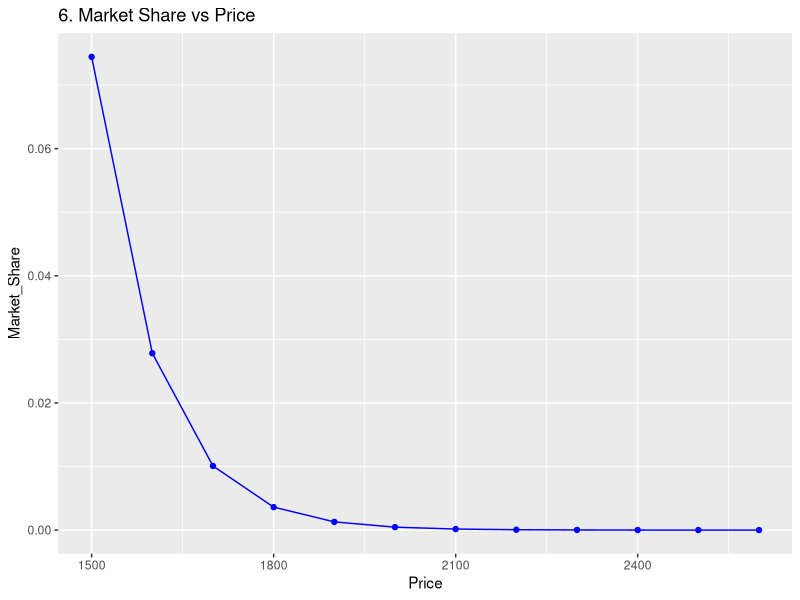
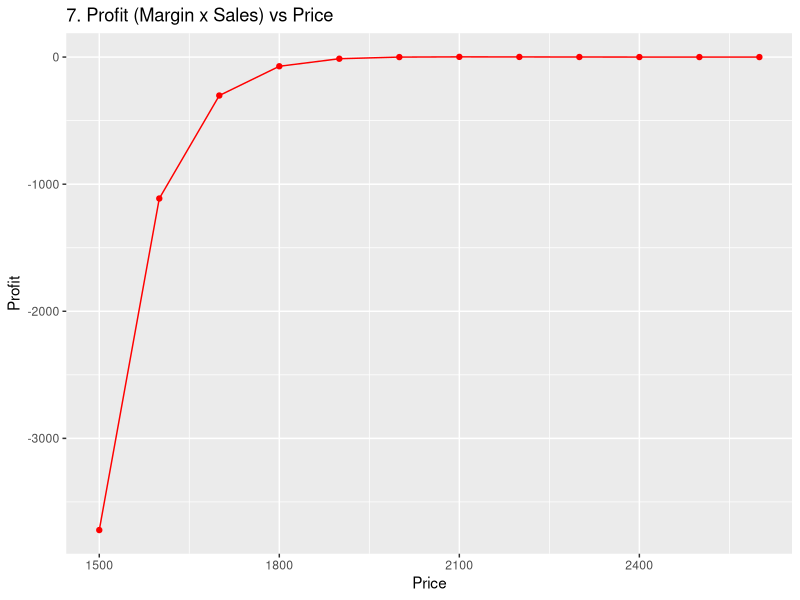

Write R code to recreate these figures, in order.
library(readxl)
library(dplyr)
library(ggplot2)


customer <- c(15,13,7,23,24,14,10,12,11,21,22,9,6,16,8,19,20,4,2,3,1,17,18,5)

hw1 = function(pref_vector) {
  
  design_matrix <- read_excel("Design Matrix.xlsx")
  names(design_matrix) <- c("Screen_75", "Screen_85", "Resolution", "Brand", "Price", "Profile_Num", "Profile")
  
  preference <- pref_vector
  
  cost <- data.frame(intercept = 1000, screen_75_inch = 500, screen_85_inch = 1000, resolution = 250, brand = 250)
  own_brand <- data.frame(intercept = 1, screen_75_inch = 0, screen_85_inch = 1, resolution = 0, brand = 0, price = 1500)
  sony_brand <- data.frame(intercept = 1, screen_75_inch = 1, screen_85_inch = 0, resolution = 1, brand = 1, price = 2500)
  sharp_brand <- data.frame(intercept = 1, screen_75_inch = 0, screen_85_inch = 1, resolution = 1, brand = 0, price = 2000)
  market_size <- 100
  net_cost <- sum(subset(own_brand, select = -c(price))*cost)
  
  screen_75 <- as.matrix(design_matrix["Screen_75"])
  screen_85 <- as.matrix(design_matrix["Screen_85"])
  resolution <- as.matrix(design_matrix["Resolution"])
  brand <- as.matrix(design_matrix["Brand"])
  price <- as.matrix(design_matrix["Price"])
  
  lm_model = lm(preference ~ screen_75 + screen_85 + resolution + brand + price)
  
  partworths <- data.frame(t(summary(lm_model)$coefficients[,1]))
  colnames(partworths) <- c("Intercept", "Screen_75", "Screen_85", "Resolution", "Brand", "Price")
  
  print("1. Partworths:")
  print(partworths)
  
  attributes <- data.frame(Attributes = c("Screen Size", "Screen Resolution", "Brand Name", "Price"),
                           Range = c(pmax(0, partworths["Screen_75"], partworths["Screen_85"]) - pmin(0, partworths["Screen_75"], partworths["Screen_85"]),
                                     pmax(0, partworths["Resolution"]) - pmin(0, partworths["Resolution"]),
                                     pmax(0, partworths["Brand"]) - pmin(0, partworths["Brand"]),
                                     pmax(0, partworths["Price"]) - pmin(0, partworths["Price"])))
  attributes["Importance"] <- round(attributes["Range"] * 100 / sum(attributes["Range"]),0)
  attributes["Importance"] <- lapply(attributes["Importance"], paste0, '%')
  
  print("2. Attribute Importance:") 
  print(attributes["Importance"])
  
  cost_saving <- pmax(sony_brand$price, sharp_brand$price) - pmin(sony_brand$price, sharp_brand$price)
  price_per_util <- cost_saving/abs(partworths["Price"])
  wtp <- subset(partworths, select = -c(Price)) * c(price_per_util)
  
  print("3. Willingness to Pay:")
  print(wtp)
  
  utility_func <- function(ob_price, brand=own_brand) {
    return(sum(subset(brand, select = -c(price)) * subset(partworths, select = -c(Price))) 
              + (partworths["Price"][1,] * 
                (ob_price - pmin(sony_brand$price, sharp_brand$price)) /
                (pmax(sony_brand$price, sharp_brand$price) - pmin(sony_brand$price, sharp_brand$price))))
  }
  
  utility <- rbind(utility_func(sony_brand$price, sony_brand), utility_func(sharp_brand$price, sharp_brand))
  attractiveness <- exp(utility)
  
  final_df <- data.frame(Price = seq(1500, 2600, 100))
  final_df["Attractiveness"] <- exp(unlist(lapply(final_df$Price, utility_func)))
  total_attractiveness <- final_df["Attractiveness"] + attractiveness[1,] + attractiveness[2,]
  final_df["Market_Share"] <- round(final_df["Attractiveness"] / total_attractiveness, 6)
  final_df["Sales"] <- final_df["Market_Share"] * market_size
  final_df["Margin"] <- final_df["Price"]  - net_cost                
  final_df["Profit"] <- final_df["Margin"] * final_df["Sales"]
  
  max_profit <- max(final_df$Profit)
  
  optimal_price <- final_df[final_df$Profit == max_profit, "Price"]
  print(paste("4. Optimal Price:", optimal_price))
  
  print(paste("5. Maximum Profit:", max_profit))
  
  q6_plot <- ggplot() +
    geom_line(data = final_df, mapping = aes(x = Price , y = Market_Share), color = 'blue') +
    geom_point(data = final_df, mapping = aes(x = Price , y = Market_Share), color = 'blue') + 
    labs(title = "6. Market Share vs Price")
  
  q7_plot <- ggplot() +
    geom_line(data = final_df, mapping = aes(x = Price , y = Profit), color = 'red') +
    geom_point(data = final_df, mapping = aes(x = Price , y = Profit), color = 'red') +
    labs(title = "7. Profit (Margin x Sales) vs Price")
  
  list(q6_plot, q7_plot)
  
}

hw1(customer)
